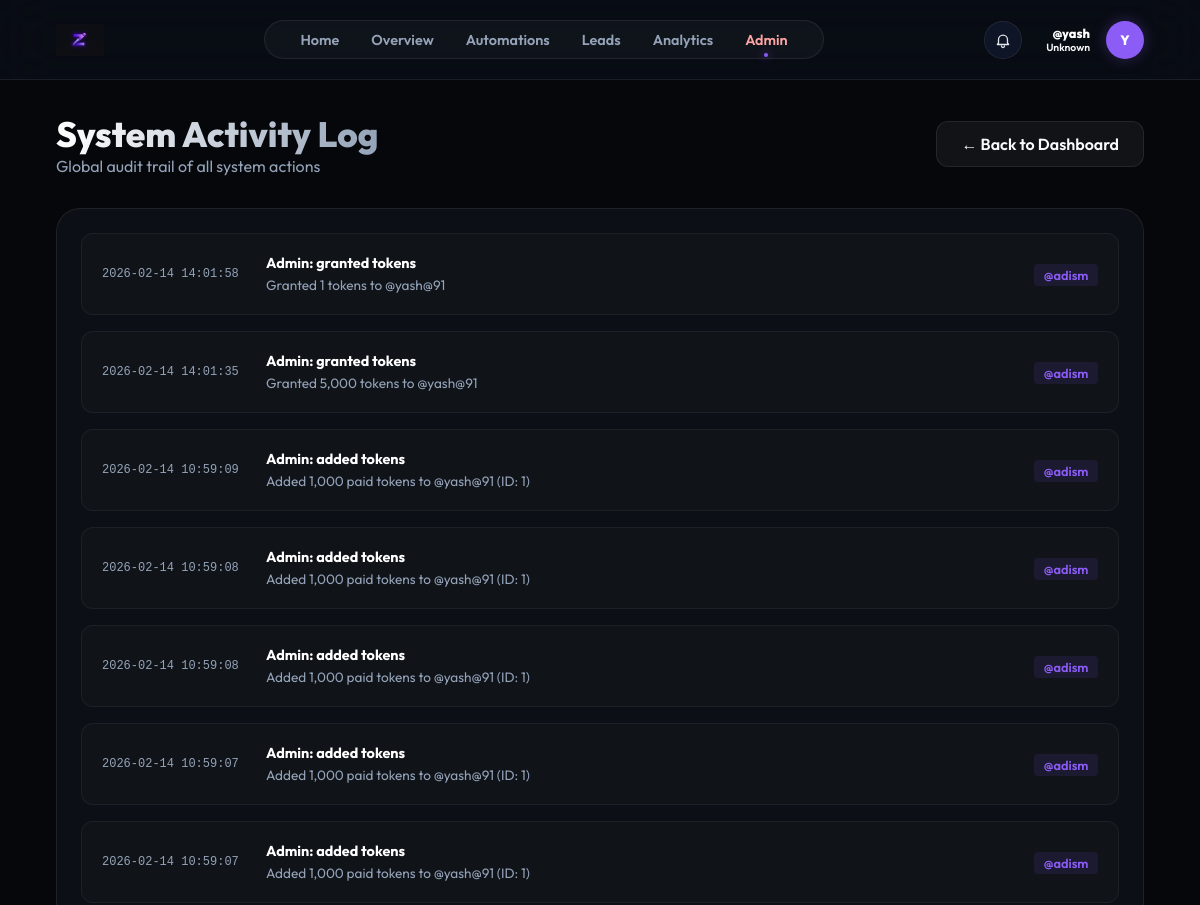
/admin/activities (signed in, upper part), run on an earlier commit of the app's database.
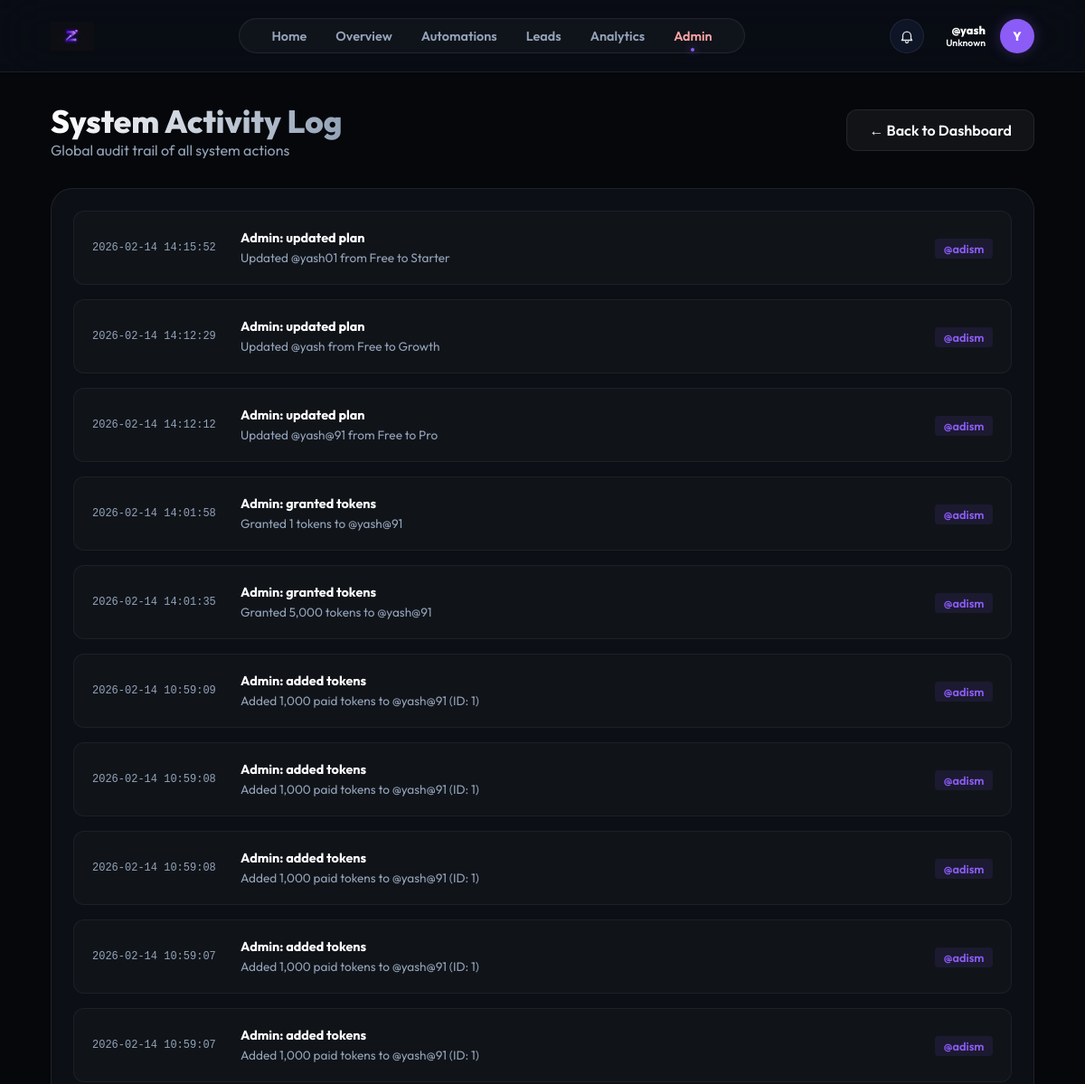
And on a later commit of the database.
### models.py (models this page shows)
class ActivityLog(db.Model):
    __tablename__ = 'activity_log'
    id = db.Column(db.Integer, primary_key=True)
    user_id = db.Column(db.Integer, db.ForeignKey('user.id'), nullable=True)
    action = db.Column(db.String(100), nullable=False)
    details = db.Column(db.Text)
    timestamp = db.Column(db.DateTime, default=datetime.utcnow)
    user = db.relationship('User', backref=db.backref('activities', lazy=True))

class User(db.Model):
    id = db.Column(db.Integer, primary_key=True)
    username = db.Column(db.String(80), unique=True, nullable=False)
    email = db.Column(db.String(120), unique=True)
    password_hash = db.Column(db.String(256))
    full_name = db.Column(db.String(100))
    fb_user_id = db.Column(db.String(120), unique=True)
    ig_user_id = db.Column(db.String(120), unique=True)
    fb_access_token = db.Column(db.Text)
    ig_access_token = db.Column(db.Text)
    token_expires_at = db.Column(db.DateTime)
    ig_username = db.Column(db.String(100))  # Store Instagram username separately
    ig_password_encrypted = db.Column(db.Text)  # Encrypted password
    ig_session_data = db.Column(db.Text)  # Store session data for direct API
    plan = db.Column(db.String(50), default="Free")
    used_founding_coupon = db.Column(db.Boolean, default=False)
    niche = db.Column(db.String(50))
    bio = db.Column(db.Text)
    avatar = db.Column(db.String(10))
    followers = db.Column(db.Integer, default=0)
    following = db.Column(db.Integer, default=0)
    free_tokens = db.Column(db.Integer, default=4000)
    paid_tokens = db.Column(db.Integer, default=0)
    tokens_reset_at = db.Column(db.DateTime, default=datetime.utcnow)
    is_admin = db.Column(db.Boolean, default=False)
    funnels = db.relationship('Funnel', backref='owner', lazy=True)
    leads = db.relationship('Lead', backref='owner', lazy=True)

### app.py (the view)
@app.route('/admin/activities')
@admin_required
def admin_activities():
    user = User.query.get(session['user_id'])
    activities = ActivityLog.query.order_by(ActivityLog.timestamp.desc()).all()
    return render_template('admin_activities.html', user=user, activities=activities)

### app.py (called while the page is built)
def admin_required(f):
    @wraps(f)
    def decorated_function(*args, **kwargs):
        if 'user_id' not in session:
            return redirect(url_for('login_ui'))
        user = User.query.get(session['user_id'])
        if not user or not user.is_admin:
            abort(403)
        return f(*args, **kwargs)
    return decorated_function

### templates/admin_activities.html (shortened to what this page needs)
{% extends "base.html" %}
{% block content %}
<div class="admin-container">
    <div style="display: flex; justify-content: space-between; align-items: center; margin-bottom: 2rem;">
        <div>
            <h1
                style="font-size: 2.2rem; font-weight: 800; background: linear-gradient(to right, #fff, #94a3b8); -webkit-background-clip: text; -webkit-text-fill-color: transparent;">
                System Activity Log</h1>
            <p style="color: var(--text-secondary);">Global audit trail of all system actions</p>
        </div>
        <a href="/admin" class="btn btn-secondary" style="text-decoration: none;">← Back to Dashboard</a>
    </div>
    <div class="card" style="padding: 1.5rem;">
        <div style="display: flex; flex-direction: column; gap: 1rem;">
            {% for log in activities %}
            <div
                style="padding: 1.25rem; background: rgba(255,255,255,0.02); border-radius: 12px; border: 1px solid rgba(255,255,255,0.05); display: flex; justify-content: space-between; align-items: center;">
                <div style="display: flex; gap: 1.5rem; align-items: center; flex: 1;">
                    <div
                        style="min-width: 140px; font-size: 0.75rem; color: var(--text-secondary); font-family: 'Fira Code', monospace;">
                        {{ log.timestamp.strftime('%Y-%m-%d %H:%M:%S') }}
                    </div>
                    <div style="flex: 1;">
                        <span
                            style="font-weight: 700; color: #fff; font-size: 0.9rem; display: block; margin-bottom: 0.25rem;">{{
                            log.action }}</span>
                        <p style="font-size: 0.85rem; color: var(--text-secondary); margin: 0;">{{ log.details }}</p>
                    </div>
                </div>
                <div style="margin-left: 2rem; text-align: right;">
                    {% if log.user %}
                    <span
                        style="font-size: 0.8rem; background: rgba(139, 92, 246, 0.1); color: #8b5cf6; padding: 0.2rem 0.6rem; border-radius: 4px; font-weight: 600;">@{{
                        log.user.username }}</span>
                    {% else %}
                    <span style="font-size: 0.75rem; color: #94a3b8; font-style: italic;">System</span>
                    {% endif %}
                </div>
            </div>
            {% else %}
            <div style="text-align: center; padding: 3rem; color: var(--text-secondary);">
                <p>No activities logged yet.</p>
            </div>
            {% endfor %}
        </div>
    </div>
</div>
{% endblock %}

What changed in the data, as far as the page shows it:
added ActivityLog: timestamp "2026-02-14 14:15:52", action "Admin: updated plan", details "Updated @yash01 from Free to Starter", user.username "adism"
added ActivityLog: timestamp "2026-02-14 14:12:29", action "Admin: updated plan", details "Updated @yash from Free to Growth", user.username "adism"
added ActivityLog: timestamp "2026-02-14 14:12:12", action "Admin: updated plan", details "Updated @yash@91 from Free to Pro", user.username "adism"
